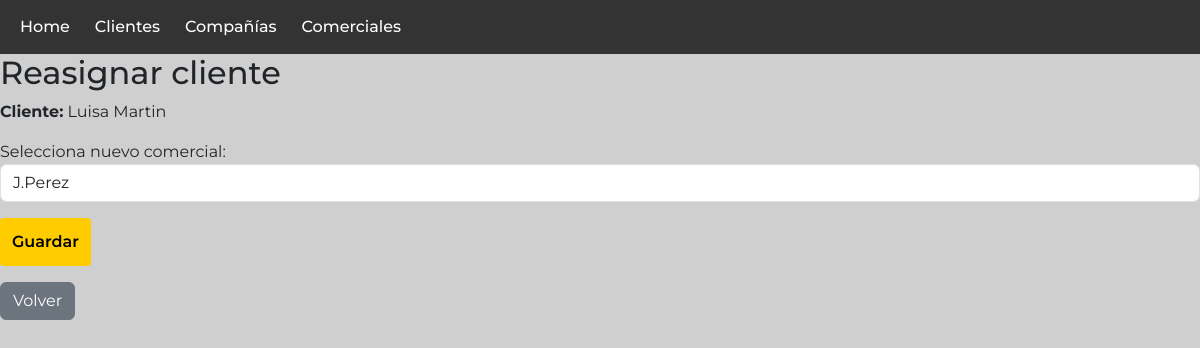
Page /client/reassign/1/ on the committed database.
### crm/models/client_model.py (models this page shows, shortened)
class Client(models.Model):
    first_name = models.CharField(
        'Name',
        max_length=100
    )
    last_name = models.CharField(
        'Last Name',
        max_length=100
    )
    email = models.EmailField(unique=True)
    phone = models.CharField(max_length=20)
    company = models.ForeignKey(Company,on_delete=models.SET_NULL, null=True, blank=True)
    comercial = models.ForeignKey(Commercial, on_delete=models.SET_NULL, null=True, blank=True)
    origen = models.CharField(
        max_length=50,
        choices=[
            ('organico', 'Orgánico'),
            ('adds','Adds'),
            ('contacto','Contacto'),
        ],
            blank=False,
            null=False,
    )

### crm/models/commercials_model.py (models this page shows, shortened)
class Commercial(models.Model):
    user = models.OneToOneField(User, on_delete=models.CASCADE)
    phone = models.CharField(max_length=20, blank=True)

### crm/views/clients_view.py (the view)
# urls.py: path("client/reassign/<int:client_id>/", reassign_client_view, name="reassign_client"),
def reassign_client_view(request, client_id):
    client = get_object_or_404(Client, id=client_id)
    if request.method == "POST":
        new_commercial_id = request.POST.get("comercial")
        client.comercial = Commercial.objects.get(id=new_commercial_id)
        client.save()
        return redirect("client")
    comerciales = Commercial.objects.all()
    return render(request, "general/reassign_client.html", {
        "client": client,
        "comerciales": comerciales
    })

### a_crm_django/templates/general/reassign_client.html (shortened to what this page needs)
{% extends "general/layout.html" %}
{% block page_content %}
<h2>Reasignar cliente</h2>
<p><strong>Cliente:</strong> {{ client.first_name }} {{ client.last_name }}</p>
<form method="POST">
    <label for="comercial">Selecciona nuevo comercial:</label>
    <select name="comercial" id="comercial" class="form-control">
        {% for user in comerciales %}
            <option value="{{ user.id }}" {% if user == client.comercial %}selected{% endif %}>
                {{ user.user.username }}
            </option>
        {% endfor %}
    </select>
    <button type="submit" class="btn btn-primary mt-3">Guardar</button>
</form>
<a href="{% url 'client' %}" class="btn btn-secondary mt-3">Volver</a>
{% endblock %}

### a_crm_django/static/css/menu_principal.css (style rules this page uses)
body { background-color: rgb(207, 207, 207); font-family: 'Montserrat', sans-serif; margin: 0; }
html, body { overflow-x: hidden; }

### a_crm_django/static/css/add_task.css (style rules this page uses)
.btn-primary { background-color: #ffcc00; color: black; padding: 12px; border-radius: 4px; font-weight: 600; text-decoration: none; border: none; display: inline-block; }

### a_crm_django/static/css/add_opportunity.css (style rules this page uses)
body { background-color: rgb(207, 207, 207); font-family: 'Montserrat', sans-serif; }

### a_crm_django/static/css/add_client.css (style rules this page uses)
body { background-color: rgb(207, 207, 207); font-family: 'Montserrat', sans-serif; }

### rows in the picture
Client: first_name "Luisa", last_name "Martin", comercial "J.Perez"
